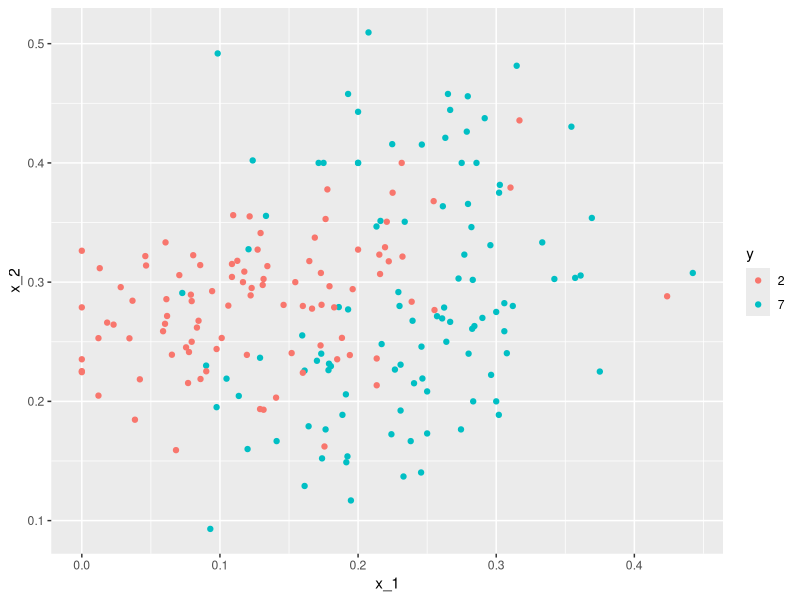
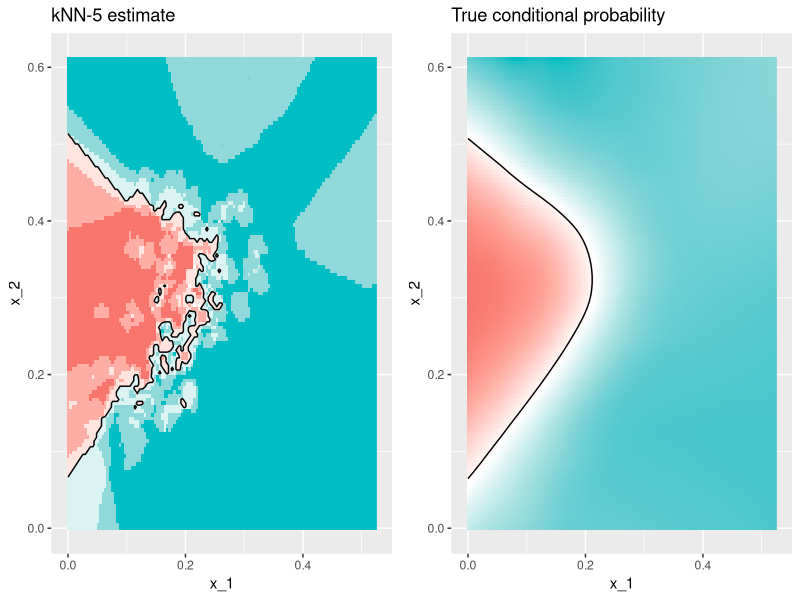

R code for these plots, in order:
# Load necessary libraries
library(tidyverse)   # Data manipulation and visualization
library(caret)       # Machine learning functions
library(dslabs)      # Dataset with the MNIST data
library(gridExtra)   # To arrange multiple plots in a grid



#### 1. Visualize Data

# Load the mnist_27 dataset (a subset of MNIST for binary classification: 2 vs. 7)
data("mnist_27")

# Plot the first two features (x_1 and x_2) of the test dataset with color-coded labels (y)
mnist_27$test %>%
  ggplot(aes(x_1, x_2, color = y)) +  # Plot x_1 vs x_2 with color according to the label y
  geom_point()  # Add points to the plot



#### 2. Train kNN Model

# Fit a k-nearest neighbors (kNN) model using all predictors (x_1, x_2) to predict y
knn_fit <- knn3(y ~ ., data = mnist_27$train)



#### 3. Make Predictions & Evaluate Accuracy

# Use the fitted kNN model to predict the class labels for the test data and calculate accuracy
y_hat_knn <- predict(knn_fit, mnist_27$test, type = "class")
confusionMatrix(y_hat_knn, mnist_27$test$y)$overall["Accuracy"]  # Get the accuracy of the kNN model on the test set

# Fit a logistic regression model (as a baseline) by converting the target variable to binary (7 = 1, else = 0)
fit_lm <- mnist_27$train %>% 
  mutate(y = ifelse(y == 7, 1, 0)) %>%  # Recode target variable (7 as 1, others as 0)
  lm(y ~ x_1 + x_2, data = .)  # Fit logistic regression model using x_1 and x_2 as predictors

# Use the fitted logistic regression model to predict the probabilities on the test set
p_hat_lm <- predict(fit_lm, mnist_27$test)

# Convert the continuous predictions to binary predictions (7 as 7, others as 2) and evaluate accuracy
y_hat_lm <- factor(ifelse(p_hat_lm > 0.5, 7, 2))  # Threshold at 0.5 to classify as 7 or 2
confusionMatrix(y_hat_lm, mnist_27$test$y)$overall["Accuracy"]  # Get the accuracy of the logistic regression model on the test set



#### 4. Visualize Conditional Probability Maps

# Define a function to plot the conditional probability map
plot_cond_prob <- function(p_hat=NULL){
  tmp <- mnist_27$true_p  # Get the true conditional probability data
  if(!is.null(p_hat)){
    tmp <- mutate(tmp, p=p_hat)  # If predictions are provided, add them as a new column
  }
  # Plot the conditional probability map with colors corresponding to p values
  tmp %>% ggplot(aes(x_1, x_2, z=p, fill=p)) +
    geom_raster(show.legend = FALSE) +  # Create a raster plot without showing the legend
    scale_fill_gradientn(colors=c("#F8766D", "white", "#00BFC4")) +  # Customize color gradient
    stat_contour(breaks=c(0.5), color="black")  # Add contour lines at p=0.5 to separate classes
}

# Plot the true conditional probability map
p1 <- plot_cond_prob() +
  ggtitle("True conditional probability")

# Plot the kNN estimated conditional probability map
p2 <- plot_cond_prob(predict(knn_fit, mnist_27$true_p)[,2]) +
  ggtitle("kNN-5 estimate")

# Arrange the two plots side by side for comparison
grid.arrange(p2, p1, nrow=1)

# Predict on the training set using the fitted kNN model and calculate accuracy
y_hat_knn <- predict(knn_fit, mnist_27$train, type = "class")
confusionMatrix(y_hat_knn, mnist_27$train$y)$overall["Accuracy"]  # Get the accuracy on the training set

# Predict on the test set using the fitted kNN model and calculate accuracy
y_hat_knn <- predict(knn_fit, mnist_27$test, type = "class")
confusionMatrix(y_hat_knn, mnist_27$test$y)$overall["Accuracy"]  # Get the accuracy on the test set
